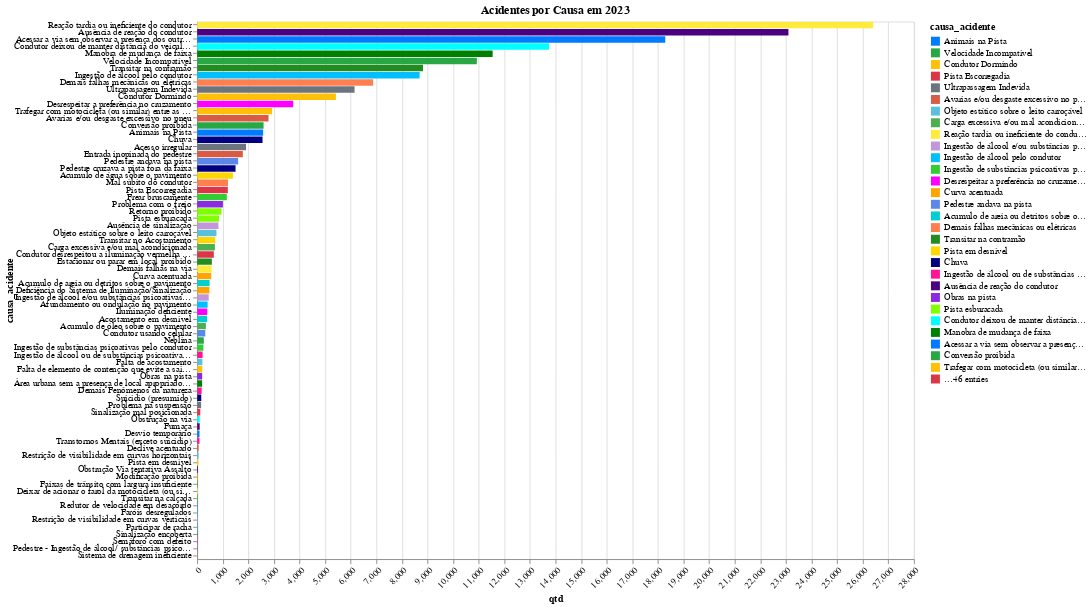

The notebook cell this image was saved under:
### Code cell
grafico_aba_04 = gera_grafico_por_causa('Acidentes por Causa em 2023', df_filtrado_causa)

# Exibir o gráfico de barras empilhadas
grafico_aba_04

### Figure 1 — Vega-Lite specification as saved in the notebook (floating-point values rounded to 4 significant figures)
{"config": {"view": {"continuousWidth": 300, "continuousHeight": 300}}, "data": {"name": "data-3f4281168864f1cc8fdbe5e501c98b25"}, "mark": {"type": "bar"}, "encoding": {"color": {"field": "causa_acidente", "scale": {"domain": ["Animais na Pista", "Velocidade Incompatível", "Condutor Dormindo", "Pista Escorregadia", "Ultrapassagem Indevida", "Avarias e/ou desgaste excessivo no pneu", "Objeto estático sobre o leito carroçável", "Carga excessiva e/ou mal acondicionada", "Reação tardia ou ineficiente do condutor", "Ingestão de álcool e/ou substâncias psicoativas pelo pedestre", "Ingestão de álcool pelo condutor", "Ingestão de substâncias psicoativas pelo condutor", "Desrespeitar a preferência no cruzamento", "Curva acentuada", "Pedestre andava na pista", "Acumulo de areia ou detritos sobre o pavimento", "Demais falhas mecânicas ou elétricas", "Transitar na contramão", "Pista em desnível", "Chuva", "Ingestão de álcool ou de substâncias psicoativas pelo pedestre", "Ausência de reação do condutor", "Obras na pista", "Pista esburacada", "Condutor deixou de manter distância do veículo da frente", "Manobra de mudança de faixa", "Acessar a via sem observar a presença dos outros veículos", "Conversão proibida", "Trafegar com motocicleta (ou similar) entre as faixas", "Condutor desrespeitou a iluminação vermelha do semáforo", "Acesso irregular", "Entrada inopinada do pedestre", "Falta de acostamento", "Acumulo de óleo sobre o pavimento", "Demais falhas na via", "Ausência de sinalização", "Afundamento ou ondulação no pavimento", "Frear bruscamente", "Iluminação deficiente", "Deficiência do Sistema de Iluminação/Sinalização", "Condutor usando celular", "Acostamento em desnível", "Mal súbito do condutor", "Estacionar ou parar em local proibido", "Acumulo de água sobre o pavimento", "Pedestre cruzava a pista fora da faixa", "Demais Fenômenos da natureza", "Fumaça", "Problema com o freio", "Retorno proibido", "Obstrução na via", "Área urbana sem a presença de local apropriado para a travessia de pedestres", "Desvio temporário", "Neblina", "Falta de elemento de contenção que evite a saída do leito carroçável", "Sinalização mal posicionada", "Problema na suspensão", "Declive acentuado", "Restrição de visibilidade em curvas horizontais", "Faixas de trânsito com largura insuficiente", "Deixar de acionar o farol da motocicleta (ou similar)", "Restrição de visibilidade em curvas verticais", "Participar de racha", "Transitar na calçada", "Semáforo com defeito", "Modificação proibida", "Redutor de velocidade em desacordo", "Faróis desregulados", "Sistema de drenagem ineficiente", "Sinalização encoberta", "Transitar no Acostamento", "Suicídio (presumido)", "Transtornos Mentais (exceto suicidio)", "Obstrução Via tentativa Assalto", "Pedestre - Ingestão de álcool/ substâncias psicoativas"], "range": ["#007bff", "#28a745", "#ffc107", "#dc3545", "#6c757d", "#d95b43", "#5bc0de", "#4caf50", "#ffeb3b", "#c497d9", "#00BFFF", "#32CD32", "#FF00FF", "#FFA500", "#5A87E8", "#00CED1", "#FF7F50", "#228B22", "#FFD700", "#000080", "#FF1493", "#4B0082", "#8A2BE2", "#7FFF00", "#00FFFF", "#008000"]}, "type": "nominal"}, "tooltip": [{"field": "causa_acidente", "type": "nominal"}, {"field": "qtd", "type": "quantitative"}], "x": {"axis": {"labelAngle": -45}, "field": "qtd", "type": "quantitative"}, "y": {"axis": {"labelLimit": 200}, "field": "causa_acidente", "sort": "-x", "type": "nominal"}}, "height": 600, "params": [{"name": "param_39", "select": {"type": "interval", "encodings": ["x", "y"]}, "bind": "scales"}], "title": "Acidentes por Causa em 2023", "width": 800, "$schema": "https://vega.github.io/schema/vega-lite/v5.17.0.json", "datasets": {"data-3f4281168864f1cc8fdbe5e501c98b25": [{"causa_acidente": "Animais na Pista", "qtd": 2579, "ano": "2023"}, {"causa_acidente": "Velocidade Incompatível", "qtd": 10926, "ano": "2023"}, {"causa_acidente": "Condutor Dormindo", "qtd": 5421, "ano": "2023"}, {"causa_acidente": "Pista Escorregadia", "qtd": 1199, "ano": "2023"}, {"causa_acidente": "Ultrapassagem Indevida", "qtd": 6150, "ano": "2023"}, {"causa_acidente": "Avarias e/ou desgaste excessivo no pneu", "qtd": 2789, "ano": "2023"}, {"causa_acidente": "Objeto estático sobre o leito carroçável", "qtd": 755, "ano": "2023"}, {"causa_acidente": "Carga excessiva e/ou mal acondicionada", "qtd": 694, "ano": "2023"}, {"causa_acidente": "Reação tardia ou ineficiente do condutor", "qtd": 26412, "ano": "2023"}, {"causa_acidente": "Ingestão de álcool e/ou substâncias psicoativas pelo pedestre", "qtd": 453, "ano": "2023"}, {"causa_acidente": "Ingestão de álcool pelo condutor", "qtd": 8691, "ano": "2023"}, {"causa_acidente": "Ingestão de substâncias psicoativas pelo condutor", "qtd": 245, "ano": "2023"}, {"causa_acidente": "Desrespeitar a preferência no cruzamento", "qtd": 3754, "ano": "2023"}, {"causa_acidente": "Curva acentuada", "qtd": 551, "ano": "2023"}, {"causa_acidente": "Pedestre andava na pista", "qtd": 1602, "ano": "2023"}, {"causa_acidente": "Acumulo de areia ou detritos sobre o pavimento", "qtd": 488, "ano": "2023"}, {"causa_acidente": "Demais falhas mecânicas ou elétricas", "qtd": 6876, "ano": "2023"}, {"causa_acidente": "Transitar na contramão", "qtd": 8823, "ano": "2023"}, {"causa_acidente": "Pista em desnível", "qtd": 49, "ano": "2023"}, {"causa_acidente": "Chuva", "qtd": 2555, "ano": "2023"}, {"causa_acidente": "Ingestão de álcool ou de substâncias psicoativas pelo pedestre", "qtd": 215, "ano": "2023"}, {"causa_acidente": "Ausência de reação do condutor", "qtd": 23098, "ano": "2023"}, {"causa_acidente": "Obras na pista", "qtd": 198, "ano": "2023"}, {"causa_acidente": "Pista esburacada", "qtd": 855, "ano": "2023"}, {"causa_acidente": "Condutor deixou de manter distância do veículo da frente", "qtd": 13745, "ano": "2023"}, {"causa_acidente": "Manobra de mudança de faixa", "qtd": 11544, "ano": "2023"}, {"causa_acidente": "Acessar a via sem observar a presença dos outros veículos", "qtd": 18287, "ano": "2023"}, {"causa_acidente": "Conversão proibida", "qtd": 2596, "ano": "2023"}, {"causa_acidente": "Trafegar com motocicleta (ou similar) entre as faixas", "qtd": 2929, "ano": "2023"}, {"causa_acidente": "Condutor desrespeitou a iluminação vermelha do semáforo", "qtd": 652, "ano": "2023"}, {"causa_acidente": "Acesso irregular", "qtd": 1911, "ano": "2023"}, {"causa_acidente": "Entrada inopinada do pedestre", "qtd": 1785, "ano": "2023"}, {"causa_acidente": "Falta de acostamento", "qtd": 205, "ano": "2023"}, {"causa_acidente": "Acumulo de óleo sobre o pavimento", "qtd": 342, "ano": "2023"}, {"causa_acidente": "Demais falhas na via", "qtd": 565, "ano": "2023"}, {"causa_acidente": "Ausência de sinalização", "qtd": 833, "ano": "2023"}, {"causa_acidente": "Afundamento ou ondulação no pavimento", "qtd": 410, "ano": "2023"}, {"causa_acidente": "Frear bruscamente", "qtd": 1161, "ano": "2023"}, {"causa_acidente": "Iluminação deficiente", "qtd": 397, "ano": "2023"}, {"causa_acidente": "Deficiência do Sistema de Iluminação/Sinalização", "qtd": 482, "ano": "2023"}, {"causa_acidente": "Condutor usando celular", "qtd": 318, "ano": "2023"}, {"causa_acidente": "Acostamento em desnível", "qtd": 391, "ano": "2023"}, {"causa_acidente": "Mal súbito do condutor", "qtd": 1207, "ano": "2023"}, {"causa_acidente": "Estacionar ou parar em local proibido", "qtd": 575, "ano": "2023"}, {"causa_acidente": "Acumulo de água sobre o pavimento", "qtd": 1397, "ano": "2023"}, {"causa_acidente": "Pedestre cruzava a pista fora da faixa", "qtd": 1501, "ano": "2023"}, {"causa_acidente": "Demais Fenômenos da natureza", "qtd": 177, "ano": "2023"}, {"causa_acidente": "Fumaça", "qtd": 100, "ano": "2023"}, {"causa_acidente": "Problema com o freio", "qtd": 1008, "ano": "2023"}, {"causa_acidente": "Retorno proibido", "qtd": 953, "ano": "2023"}, {"causa_acidente": "Obstrução na via", "qtd": 103, "ano": "2023"}, {"causa_acidente": "Área urbana sem a presença de local apropriado para a travessia de pedestres", "qtd": 196, "ano": "2023"}, {"causa_acidente": "Desvio temporário", "qtd": 93, "ano": "2023"}, {"causa_acidente": "Neblina", "qtd": 261, "ano": "2023"}, {"causa_acidente": "Falta de elemento de contenção que evite a saída do leito carroçável", "qtd": 202, "ano": "2023"}, {"causa_acidente": "Sinalização mal posicionada", "qtd": 124, "ano": "2023"}, {"causa_acidente": "Problema na suspensão", "qtd": 154, "ano": "2023"}, {"causa_acidente": "Declive acentuado", "qtd": 59, "ano": "2023"}, {"causa_acidente": "Restrição de visibilidade em curvas horizontais", "qtd": 57, "ano": "2023"}, {"causa_acidente": "Faixas de trânsito com largura insuficiente", "qtd": 31, "ano": "2023"}, {"causa_acidente": "Deixar de acionar o farol da motocicleta (ou similar)", "qtd": 28, "ano": "2023"}, {"causa_acidente": "Restrição de visibilidade em curvas verticais", "qtd": 22, "ano": "2023"}, {"causa_acidente": "Participar de racha", "qtd": 19, "ano": "2023"}, {"causa_acidente": "Transitar na calçada", "qtd": 28, "ano": "2023"}, {"causa_acidente": "Semáforo com defeito", "qtd": 18, "ano": "2023"}, {"causa_acidente": "Modificação proibida", "qtd": 32, "ano": "2023"}, {"causa_acidente": "Redutor de velocidade em desacordo", "qtd": 27, "ano": "2023"}, {"causa_acidente": "Faróis desregulados", "qtd": 24, "ano": "2023"}, {"causa_acidente": "Sistema de drenagem ineficiente", "qtd": 7, "ano": "2023"}, {"causa_acidente": "Sinalização encoberta", "qtd": 19, "ano": "2023"}, {"causa_acidente": "Transitar no Acostamento", "qtd": 708, "ano": "2023"}, {"causa_acidente": "Suicídio (presumido)", "qtd": 162, "ano": "2023"}, {"causa_acidente": "Transtornos Mentais (exceto suicidio)", "qtd": 91, "ano": "2023"}, {"causa_acidente": "Obstrução Via tentativa Assalto", "qtd": 33, "ano": "2023"}, {"causa_acidente": "Pedestre - Ingestão de álcool/ substâncias psicoativas", "qtd": 8, "ano": "2023"}]}}
